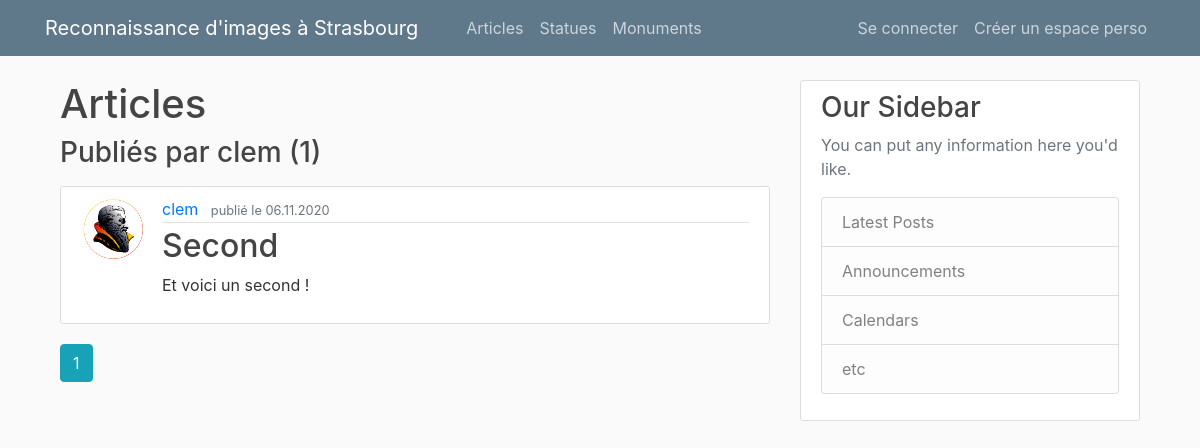
The app's page /user/clem with its own data.
### main/models.py (models this page shows, shortened)
class User(db.Model, UserMixin):
    id = db.Column(db.Integer, primary_key=True)
    username = db.Column(db.String(20), unique=True, nullable=False)
    email = db.Column(db.String(120), unique=True, nullable=False)
    image_file = db.Column(db.String(20), nullable=False, default='default.png')
    password = db.Column(db.String(60), nullable=False)
    posts = db.relationship('Post', backref='author', lazy=True)

class Post(db.Model):
    id = db.Column(db.Integer, primary_key=True)
    title = db.Column(db.String(100), nullable=False)
    date = db.Column(db.DateTime, nullable=False, default=dt.utcnow())
    content = db.Column(db.Text, nullable=False)
    user_id = db.Column(db.Integer, db.ForeignKey('user.id'), nullable=False)

### main/routes.py (the view)
@app.route("/user/<string:username>")
def posted_by(username):
    page = request.args.get('page', 1, type=int)
    user = User.query.filter_by(username=username).first_or_404()
    posts = Post.query.filter_by(author=user)\
        .order_by(Post.date.desc())\
        .paginate(page=page, per_page=2)
    return render_template('user_articles.html',
                           posts=posts,
                           title='Articles', user=user)

### main/templates/user_articles.html
{% extends "layout.html" %}
{% block content %}
  <h3 class="mb-3">Publiés par {{ user.username }} ({{ posts.total }})</h3>
  {% for post in posts.items %}
  <article class="media content-section">
    <img class="rounded-circle article-img" src="{{ url_for('static', filename='profile_pics/' + post.author.image_file) }}" alt="">
    <div class="media-body">
      <div class="article-metadata">
        <a class="mr-2" href="{{ url_for('posted_by', username=post.author.username) }}">{{ post.author.username }}</a>
        <small class="text-muted">publié le {{ post.date.strftime('%d.%m.%Y') }}</small>
      </div>
      <h2><a class="article-title" href="{{ url_for('post', post_id=post.id) }}">{{ post.title }}</a></h2>
      <p class="article-content">{{ post.content }}</p>
    </div>
  </article>
  {% endfor%}
  {% for page_num in posts.iter_pages(left_edge=1, right_edge=1, left_current=1, right_current=2) %}
    {% if page_num %}
      {% if posts.page == page_num %}
        <a class="btn btn-info mb-4" href="{{ url_for('posted_by', username=user.username, page=page_num) }}">{{ page_num }}</a>
      {% else %}
        <a class="btn btn-outline-info mb-4" href="{{ url_for('posted_by', username=user.username, page=page_num) }}">{{ page_num }}</a>
      {% endif %}
    {% else %}
      ...
    {% endif %}
  {% endfor %}
{% endblock content %}

### main/static/main.css (style rules this page uses)
body { background: #fafafa; color: #333333; margin-top: 5rem; }
h1, h2, h3, h4, h5, h6 { color: #444444; }
.content-section { background: #ffffff; padding: 10px 20px; border: 1px solid #dddddd; border-radius: 3px; margin-bottom: 20px; }
.article-title { color: #444444; }
.article-content { white-space: pre-line; }
.article-img { height: 65px; width: 65px; margin-right: 16px; }
.article-metadata { padding-bottom: 1px; margin-bottom: 4px; border-bottom: 1px solid #e3e3e3 }

### records on screen
User: username "clem"
Post: image_file (placeholder picture), author.username "clem", date "06.11.2020", title "Second", content "Et voici un second !"

### other values on screen
{{ title }} "Articles"
{{ posts.total }} "1"
{{ page_num }} "1"
